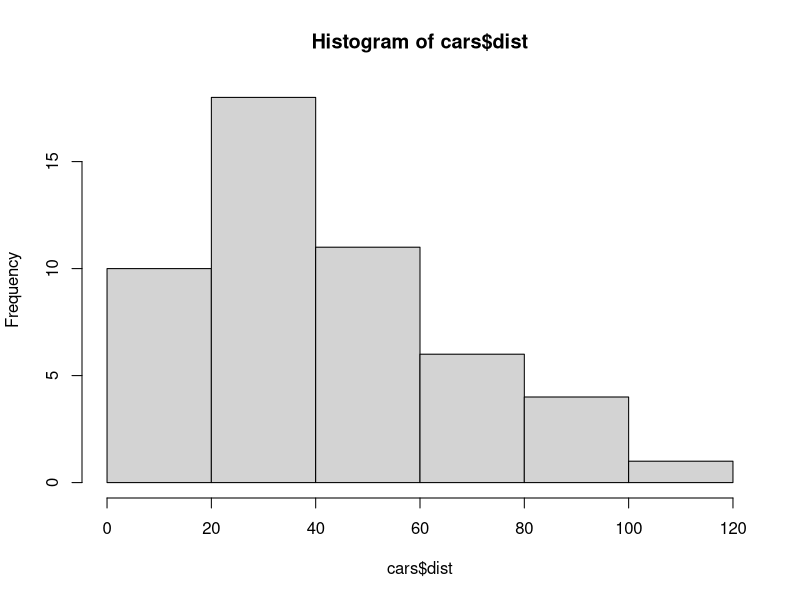
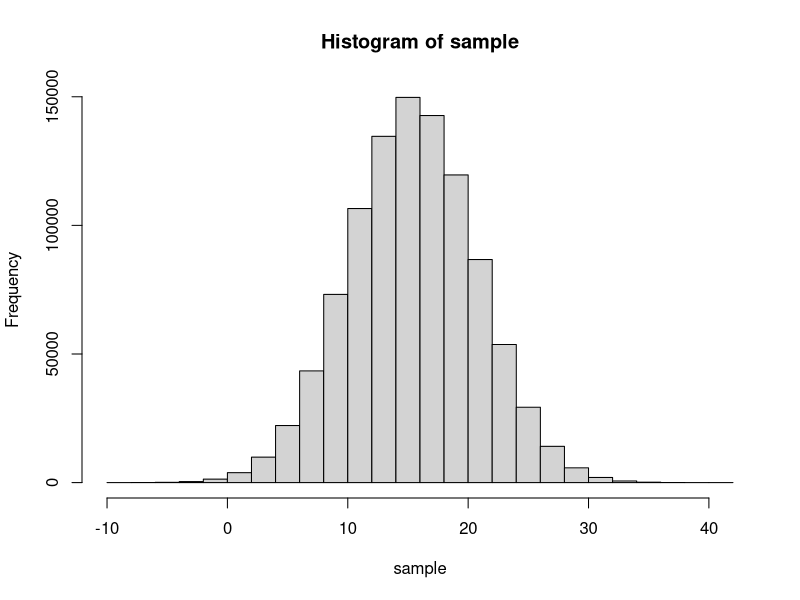
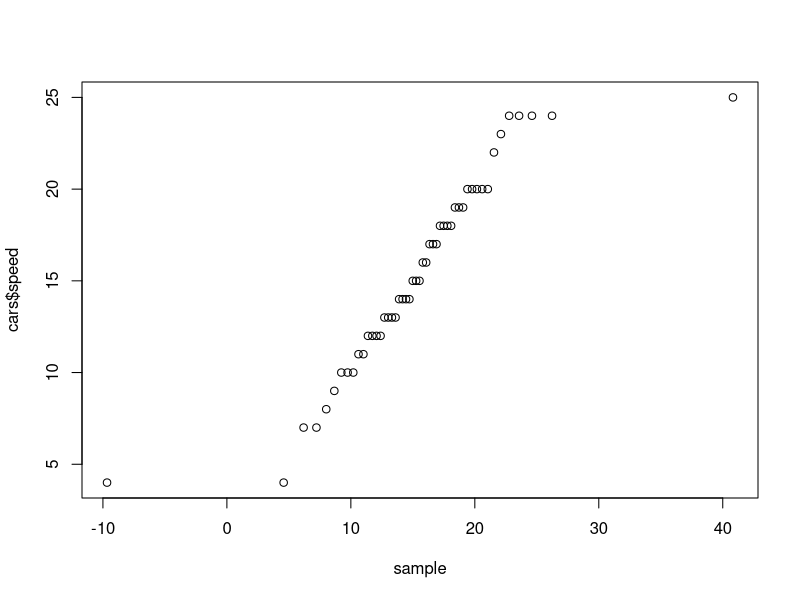

Write R code to recreate these figures, in order.
pnorm(24,21,5)
qnorm(0.1,21,5)
1-pnorm(50, 45,3.2)

qnorm(0.2, 77, 5)

hist(cars$dist)

mu <- mean(cars$speed)
s <- sd(cars$speed)
n <- length(cars$speed)

sample <-rnorm(1000000, 15.4, 5.29)
hist(sample)

qqplot(sample, cars$speed, plot.it = T)
?qqplot

dbinom(70, 245, 0.25)

1-pnorm(70, 0.25*245, sqrt(245*0.25*0.75))
dbinom(600,1000,0.56)
dbinom(6,10,0.56)
1-pnorm(60,56,4.96)
sum(dbinom(60:100, 100, 0.56))

1- pnorm(1630, 1500,300)
pnorm(0.43,0,1)
pnorm(-0.333,0,1)
pnorm(2,0,1)

pnorm(76, 70, 3.3)
qnorm(0.4,70,3.3)
qnorm(0.82, 70, 3.3)

qnorm(0.95, 1500, 300)
qnorm(0.975, 70, 3.3)
1- pnorm(74, 70, 3.3)
pnorm(69, 70, 3.3)
pnorm(74, 70, 3.3)- pnorm(69, 70, 3.3)

pnorm(2000, 1500, 300)- pnorm(1500, 1500, 300)
pnorm(67, 70, 3.3)- pnorm(65, 70, 3.3)

pnorm(59, 80, 8)
pbinom(59, 400, 0.2)

qnorm(0.3,153,7.67) 

pbinom(92,100,0.9)